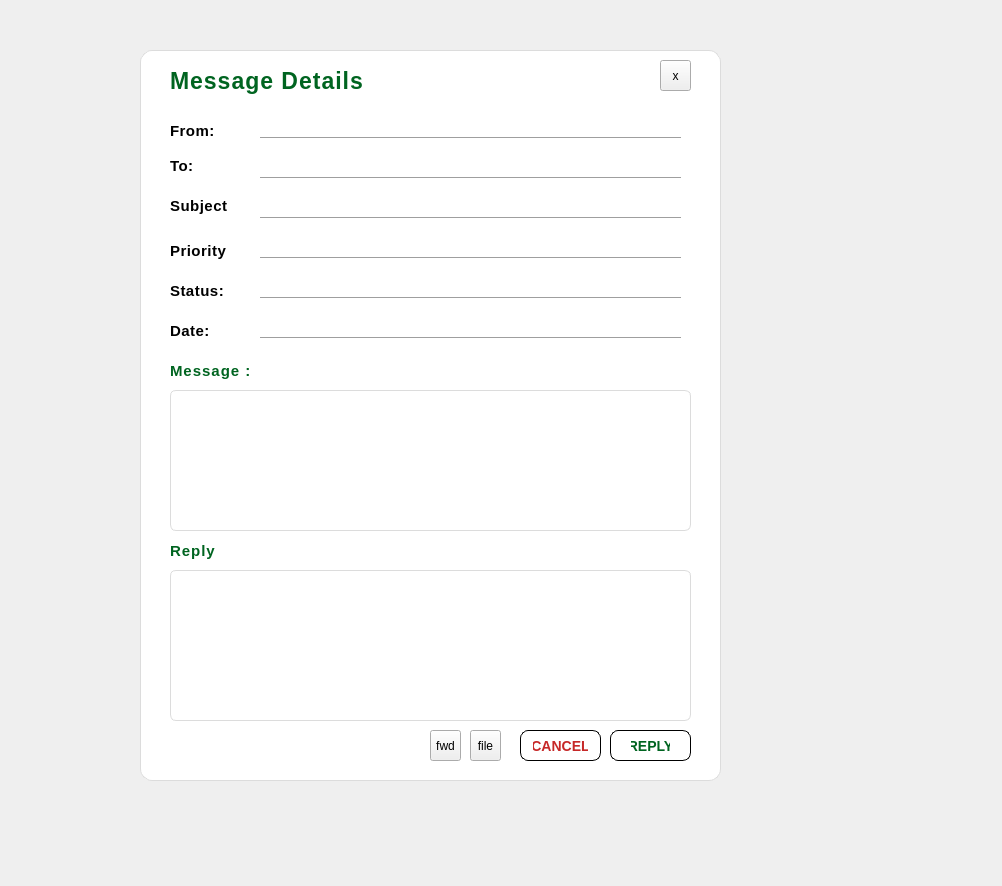
<?xml version="1.0" encoding="UTF-8"?>
<ui version="4.0">
 <class>Form</class>
 <widget class="QWidget" name="Form">
  <property name="geometry">
   <rect>
    <x>0</x>
    <y>0</y>
    <width>1002</width>
    <height>886</height>
   </rect>
  </property>
  <property name="windowTitle">
   <string>Form</string>
  </property>
  <widget class="QWidget" name="msg_widget" native="true">
   <property name="geometry">
    <rect>
     <x>140</x>
     <y>50</y>
     <width>581</width>
     <height>731</height>
    </rect>
   </property>
   <property name="styleSheet">
    <string notr="true">#msg_widget {
    background-color: #ffffff;
    border-radius: 12px;
    border: 1px solid #dcdcdc;
}</string>
   </property>
   <widget class="QLabel" name="org_header1">
    <property name="geometry">
     <rect>
      <x>30</x>
      <y>10</y>
      <width>301</width>
      <height>41</height>
     </rect>
    </property>
    <property name="styleSheet">
     <string notr="true">#org_header1 {
    font-family: Segoe UI;
    font-size: 23px;
    font-weight: bold;
    color: #006420;
    letter-spacing: 1px;
}
</string>
    </property>
    <property name="text">
     <string>Message Details</string>
    </property>
   </widget>
   <widget class="QLabel" name="label_from">
    <property name="geometry">
     <rect>
      <x>30</x>
      <y>60</y>
      <width>151</width>
      <height>41</height>
     </rect>
    </property>
    <property name="styleSheet">
     <string notr="true">#label_from {
    font-family: Segoe UI;
    font-size: 15px;       /* Slightly smaller than header1 */
    font-weight: 500;      /* Medium weight for H2 */
    color: #000000;        /* Matching your header1 color */
    letter-spacing: 0.5px; /* Subtle spacing for modern look */
}
</string>
    </property>
    <property name="text">
     <string>From:</string>
    </property>
   </widget>
   <widget class="QToolButton" name="close_btn">
    <property name="geometry">
     <rect>
      <x>520</x>
      <y>10</y>
      <width>31</width>
      <height>31</height>
     </rect>
    </property>
    <property name="text">
     <string>x</string>
    </property>
   </widget>
   <widget class="QLabel" name="label_to">
    <property name="geometry">
     <rect>
      <x>30</x>
      <y>100</y>
      <width>141</width>
      <height>31</height>
     </rect>
    </property>
    <property name="styleSheet">
     <string notr="true">#label_to {
    font-family: Segoe UI;
    font-size: 15px;       /* Slightly smaller than header1 */
    font-weight: 500;      /* Medium weight for H2 */
    color: #000000;        /* Matching your header1 color */
    letter-spacing: 0.5px; /* Subtle spacing for modern look */
}
</string>
    </property>
    <property name="text">
     <string>To:</string>
    </property>
   </widget>
   <widget class="QLabel" name="label_priority">
    <property name="geometry">
     <rect>
      <x>30</x>
      <y>180</y>
      <width>151</width>
      <height>41</height>
     </rect>
    </property>
    <property name="styleSheet">
     <string notr="true">#label_priority {
    font-family: Segoe UI;
    font-size: 15px;       /* Slightly smaller than header1 */
    font-weight: 500;      /* Medium weight for H2 */
    color: #000000;        /* Matching your header1 color */
    letter-spacing: 0.5px; /* Subtle spacing for modern look */
}
</string>
    </property>
    <property name="text">
     <string>Priority </string>
    </property>
   </widget>
   <widget class="QLabel" name="label_status">
    <property name="geometry">
     <rect>
      <x>30</x>
      <y>220</y>
      <width>151</width>
      <height>41</height>
     </rect>
    </property>
    <property name="styleSheet">
     <string notr="true">#label_status{
    font-family: Segoe UI;
    font-size: 15px;       /* Slightly smaller than header1 */
    font-weight: 500;      /* Medium weight for H2 */
    color: #000000;        /* Matching your header1 color */
    letter-spacing: 0.5px; /* Subtle spacing for modern look */
}
</string>
    </property>
    <property name="text">
     <string>Status:</string>
    </property>
   </widget>
   <widget class="QPushButton" name="btn_cancel">
    <property name="geometry">
     <rect>
      <x>380</x>
      <y>680</y>
      <width>81</width>
      <height>31</height>
     </rect>
    </property>
    <property name="styleSheet">
     <string notr="true">#btn_cancel {
    
    color: #c62828;              /* Red text color */
    border: 1.3px solid;
    border-radius: 8px;          /* Rounded corners */
    padding: 4px 12px;           /* Reduced padding for better fit */
    font-family: &quot;Segoe UI&quot;;     /* Modern font */
    font-size: 14px;
    font-weight: 600;
    transition: all 0.2s ease;   /* Smooth hover transition */
}

#btn_cancel:hover {
    background-color: #c62828;  /* Red hover background */
    color: #ffffff;             /* White text on hover */
}

#btn_cancel:pressed {
    background-color: #8e1c1c;  /* Darker red when pressed */
    border-color: #8e1c1c;
}
</string>
    </property>
    <property name="text">
     <string>CANCEL</string>
    </property>
   </widget>
   <widget class="QPushButton" name="btn_ok">
    <property name="geometry">
     <rect>
      <x>470</x>
      <y>680</y>
      <width>81</width>
      <height>31</height>
     </rect>
    </property>
    <property name="styleSheet">
     <string notr="true">#btn_ok {
    background-color: #ffffff;   /* Button base color */
    color: #006420;              /* Text color */
    border: 1.3px solid;   /* Border color */
    border-radius: 8px;          /* Rounded corners */
    padding: 6px 20px;           /* Comfortable padding */
    font-family: Segoe UI;   /* Modern font */
    font-size: 14px;
    font-weight: 600;
    transition: all 0.2s ease;   /* Smooth hover transition */
}

#btn_ok:hover {
    background-color: #006420;  /* Hover background */
    color: #ffffff;             /* Text color on hover */
}

#btn_ok:pressed {
    background-color: #004d18;  /* Darker shade when pressed */
    border-color: #004d18;
}
</string>
    </property>
    <property name="text">
     <string>REPLY</string>
    </property>
   </widget>
   <widget class="QLabel" name="label_subject">
    <property name="geometry">
     <rect>
      <x>30</x>
      <y>140</y>
      <width>141</width>
      <height>31</height>
     </rect>
    </property>
    <property name="styleSheet">
     <string notr="true">#label_subject{
    font-family: Segoe UI;
    font-size: 15px;       /* Slightly smaller than header1 */
    font-weight: 500;      /* Medium weight for H2 */
    color: #000000;        /* Matching your header1 color */
    letter-spacing: 0.5px; /* Subtle spacing for modern look */
}
</string>
    </property>
    <property name="text">
     <string>Subject</string>
    </property>
   </widget>
   <widget class="QLabel" name="label_date">
    <property name="geometry">
     <rect>
      <x>30</x>
      <y>260</y>
      <width>151</width>
      <height>41</height>
     </rect>
    </property>
    <property name="styleSheet">
     <string notr="true">#label_date{
    font-family: Segoe UI;
    font-size: 15px;       /* Slightly smaller than header1 */
    font-weight: 500;      /* Medium weight for H2 */
    color: #000000;        /* Matching your header1 color */
    letter-spacing: 0.5px; /* Subtle spacing for modern look */
}
</string>
    </property>
    <property name="text">
     <string>Date:</string>
    </property>
   </widget>
   <widget class="QLabel" name="label_message">
    <property name="geometry">
     <rect>
      <x>30</x>
      <y>300</y>
      <width>301</width>
      <height>41</height>
     </rect>
    </property>
    <property name="styleSheet">
     <string notr="true">#label_message {
    font-family: Segoe UI;
    font-size: 15px;
	font-weight:bold;
    color: #006420;
    letter-spacing: 1px;
}
</string>
    </property>
    <property name="text">
     <string>Message :</string>
    </property>
   </widget>
   <widget class="QPlainTextEdit" name="text_edit_reply">
    <property name="geometry">
     <rect>
      <x>30</x>
      <y>520</y>
      <width>521</width>
      <height>151</height>
     </rect>
    </property>
    <property name="styleSheet">
     <string notr="true">#text_edit_reply {
    background-color: #ffffff;
    border: 1px solid #dcdcdc;
    border-radius: 6px;        /* Slightly rounded corners */
    padding: 6px 10px;         /* Comfortable inner spacing */
    font-family: &quot;Montserrat&quot;; /* Modern font */
    font-size: 14px;
    color: #333333;
}

#text_edit_reply:focus {
    border: 1px solid #006420; /* Highlight border on focus */
    background-color: #f9f9f9; /* Slightly lighter background */
}

#text_edit_reply:hover {
    border: 1px solid #b6b6b6; /* Subtle hover effect */
}
</string>
    </property>
   </widget>
   <widget class="QLabel" name="label_reply">
    <property name="geometry">
     <rect>
      <x>30</x>
      <y>480</y>
      <width>301</width>
      <height>41</height>
     </rect>
    </property>
    <property name="styleSheet">
     <string notr="true">#label_reply{
    font-family: Segoe UI;
    font-size: 15px;
	font-weight:bold;
    color: #006420;
    letter-spacing: 1px;
}
</string>
    </property>
    <property name="text">
     <string>Reply</string>
    </property>
   </widget>
   <widget class="Line" name="line">
    <property name="geometry">
     <rect>
      <x>120</x>
      <y>80</y>
      <width>421</width>
      <height>16</height>
     </rect>
    </property>
    <property name="orientation">
     <enum>Qt::Horizontal</enum>
    </property>
   </widget>
   <widget class="Line" name="line_2">
    <property name="geometry">
     <rect>
      <x>120</x>
      <y>120</y>
      <width>421</width>
      <height>16</height>
     </rect>
    </property>
    <property name="orientation">
     <enum>Qt::Horizontal</enum>
    </property>
   </widget>
   <widget class="Line" name="line_3">
    <property name="geometry">
     <rect>
      <x>120</x>
      <y>160</y>
      <width>421</width>
      <height>16</height>
     </rect>
    </property>
    <property name="orientation">
     <enum>Qt::Horizontal</enum>
    </property>
   </widget>
   <widget class="Line" name="line_4">
    <property name="geometry">
     <rect>
      <x>120</x>
      <y>200</y>
      <width>421</width>
      <height>16</height>
     </rect>
    </property>
    <property name="orientation">
     <enum>Qt::Horizontal</enum>
    </property>
   </widget>
   <widget class="Line" name="line_5">
    <property name="geometry">
     <rect>
      <x>120</x>
      <y>240</y>
      <width>421</width>
      <height>16</height>
     </rect>
    </property>
    <property name="orientation">
     <enum>Qt::Horizontal</enum>
    </property>
   </widget>
   <widget class="Line" name="line_6">
    <property name="geometry">
     <rect>
      <x>120</x>
      <y>280</y>
      <width>421</width>
      <height>16</height>
     </rect>
    </property>
    <property name="orientation">
     <enum>Qt::Horizontal</enum>
    </property>
   </widget>
   <widget class="QToolButton" name="close_btn_2">
    <property name="geometry">
     <rect>
      <x>330</x>
      <y>680</y>
      <width>31</width>
      <height>31</height>
     </rect>
    </property>
    <property name="text">
     <string>file</string>
    </property>
   </widget>
   <widget class="QToolButton" name="close_btn_3">
    <property name="geometry">
     <rect>
      <x>290</x>
      <y>680</y>
      <width>31</width>
      <height>31</height>
     </rect>
    </property>
    <property name="text">
     <string>fwd</string>
    </property>
   </widget>
   <widget class="QFrame" name="msg_frame">
    <property name="geometry">
     <rect>
      <x>30</x>
      <y>340</y>
      <width>521</width>
      <height>141</height>
     </rect>
    </property>
    <property name="styleSheet">
     <string notr="true">#msg_frame {
    background-color: #ffffff;
    border: 1px solid #dcdcdc;
    border-radius: 6px;        /* Slightly rounded corners */
    padding: 10px 12px;        /* Comfortable inner spacing for messages */
    font-family: &quot;Montserrat&quot;; /* Modern font */
    font-size: 14px;
    color: #333333;
}

#msg_frame:focus {
    border: 1px solid #006420; /* Highlight border on focus */
    background-color: #f9f9f9; /* Slightly lighter background */
}

#msg_frame:hover {
    border: 1px solid #b6b6b6; /* Subtle hover effect */
}
</string>
    </property>
    <property name="frameShape">
     <enum>QFrame::StyledPanel</enum>
    </property>
    <property name="frameShadow">
     <enum>QFrame::Raised</enum>
    </property>
   </widget>
  </widget>
 </widget>
 <resources/>
 <connections/>
</ui>
